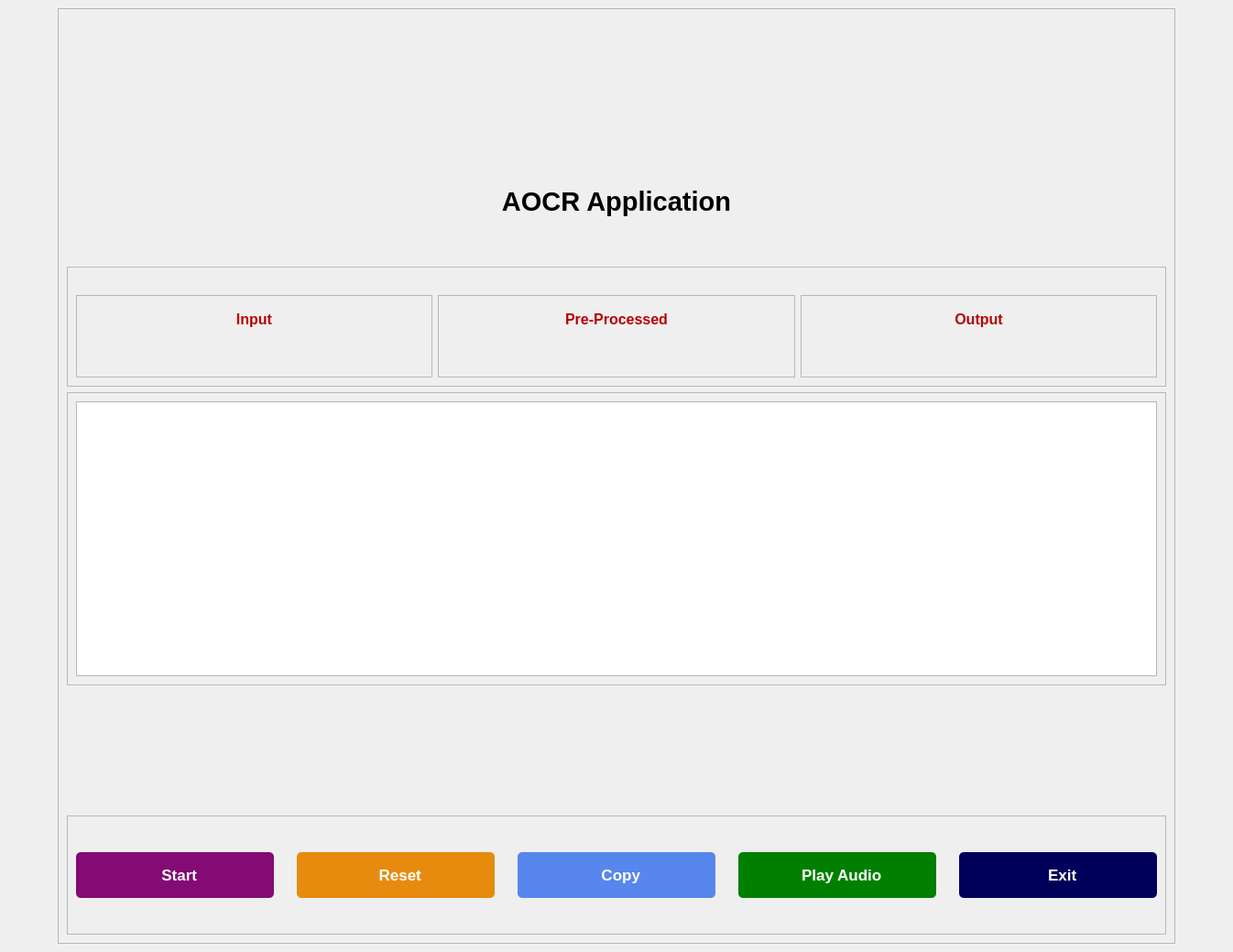
<?xml version="1.0" encoding="UTF-8"?>
<ui version="4.0">
 <class>MainWindow</class>
 <widget class="QMainWindow" name="MainWindow">
  <property name="geometry">
   <rect>
    <x>0</x>
    <y>0</y>
    <width>1346</width>
    <height>1039</height>
   </rect>
  </property>
  <property name="maximumSize">
   <size>
    <width>16777215</width>
    <height>16777215</height>
   </size>
  </property>
  <property name="windowTitle">
   <string>AOCR Software</string>
  </property>
  <property name="windowIcon">
   <iconset>
    <normaloff>assets/OCR-Icon.ico</normaloff>assets/OCR-Icon.ico</iconset>
  </property>
  <property name="iconSize">
   <size>
    <width>50</width>
    <height>30</height>
   </size>
  </property>
  <widget class="QWidget" name="centralwidget">
   <property name="maximumSize">
    <size>
     <width>16777215</width>
     <height>16777215</height>
    </size>
   </property>
   <layout class="QVBoxLayout" name="verticalLayout">
    <item alignment="Qt::AlignHCenter">
     <widget class="QFrame" name="frame">
      <property name="frameShape">
       <enum>QFrame::StyledPanel</enum>
      </property>
      <property name="frameShadow">
       <enum>QFrame::Raised</enum>
      </property>
      <layout class="QVBoxLayout" name="verticalLayout_6">
       <item>
        <widget class="QLabel" name="label_author">
         <property name="font">
          <font>
           <pointsize>10</pointsize>
           <weight>75</weight>
           <bold>true</bold>
          </font>
         </property>
         <property name="text">
          <string/>
         </property>
        </widget>
       </item>
       <item>
        <widget class="QLabel" name="label_title">
         <property name="font">
          <font>
           <pointsize>22</pointsize>
           <weight>75</weight>
           <bold>true</bold>
          </font>
         </property>
         <property name="text">
          <string>AOCR Application</string>
         </property>
         <property name="alignment">
          <set>Qt::AlignCenter</set>
         </property>
        </widget>
       </item>
       <item>
        <widget class="QFrame" name="frame_3">
         <property name="maximumSize">
          <size>
           <width>1300</width>
           <height>500</height>
          </size>
         </property>
         <property name="frameShape">
          <enum>QFrame::StyledPanel</enum>
         </property>
         <property name="frameShadow">
          <enum>QFrame::Raised</enum>
         </property>
         <layout class="QHBoxLayout" name="horizontalLayout_2">
          <property name="topMargin">
           <number>30</number>
          </property>
          <item>
           <widget class="QFrame" name="frame_4">
            <property name="frameShape">
             <enum>QFrame::StyledPanel</enum>
            </property>
            <property name="frameShadow">
             <enum>QFrame::Raised</enum>
            </property>
            <layout class="QVBoxLayout" name="verticalLayout_3">
             <item>
              <widget class="QLabel" name="label">
               <property name="font">
                <font>
                 <pointsize>12</pointsize>
                 <weight>75</weight>
                 <bold>true</bold>
                </font>
               </property>
               <property name="styleSheet">
                <string notr="true">color: rgb(182, 1, 1);</string>
               </property>
               <property name="text">
                <string>Input</string>
               </property>
               <property name="alignment">
                <set>Qt::AlignCenter</set>
               </property>
              </widget>
             </item>
             <item>
              <widget class="QLabel" name="label_inputImage">
               <property name="maximumSize">
                <size>
                 <width>16777215</width>
                 <height>16777215</height>
                </size>
               </property>
               <property name="text">
                <string/>
               </property>
               <property name="pixmap">
                <pixmap>assets/placeholder.png</pixmap>
               </property>
               <property name="scaledContents">
                <bool>true</bool>
               </property>
              </widget>
             </item>
            </layout>
           </widget>
          </item>
          <item>
           <widget class="QFrame" name="frame_5">
            <property name="frameShape">
             <enum>QFrame::StyledPanel</enum>
            </property>
            <property name="frameShadow">
             <enum>QFrame::Raised</enum>
            </property>
            <layout class="QVBoxLayout" name="verticalLayout_4">
             <item>
              <widget class="QLabel" name="label_2">
               <property name="font">
                <font>
                 <pointsize>12</pointsize>
                 <weight>75</weight>
                 <bold>true</bold>
                </font>
               </property>
               <property name="styleSheet">
                <string notr="true">color: rgb(182, 1, 1);</string>
               </property>
               <property name="text">
                <string>Pre-Processed</string>
               </property>
               <property name="alignment">
                <set>Qt::AlignCenter</set>
               </property>
              </widget>
             </item>
             <item>
              <widget class="QLabel" name="label_preprocessedImage">
               <property name="maximumSize">
                <size>
                 <width>16777215</width>
                 <height>16777215</height>
                </size>
               </property>
               <property name="text">
                <string/>
               </property>
               <property name="pixmap">
                <pixmap>assets/placeholder.png</pixmap>
               </property>
               <property name="scaledContents">
                <bool>true</bool>
               </property>
              </widget>
             </item>
            </layout>
           </widget>
          </item>
          <item>
           <widget class="QFrame" name="frame_6">
            <property name="frameShape">
             <enum>QFrame::StyledPanel</enum>
            </property>
            <property name="frameShadow">
             <enum>QFrame::Raised</enum>
            </property>
            <layout class="QVBoxLayout" name="verticalLayout_5">
             <item>
              <widget class="QLabel" name="label_3">
               <property name="font">
                <font>
                 <pointsize>12</pointsize>
                 <weight>75</weight>
                 <bold>true</bold>
                </font>
               </property>
               <property name="styleSheet">
                <string notr="true">color: rgb(182, 1, 1);</string>
               </property>
               <property name="text">
                <string>Output</string>
               </property>
               <property name="alignment">
                <set>Qt::AlignCenter</set>
               </property>
              </widget>
             </item>
             <item>
              <widget class="QLabel" name="label_outputImage">
               <property name="minimumSize">
                <size>
                 <width>0</width>
                 <height>0</height>
                </size>
               </property>
               <property name="maximumSize">
                <size>
                 <width>16777215</width>
                 <height>16777215</height>
                </size>
               </property>
               <property name="text">
                <string/>
               </property>
               <property name="pixmap">
                <pixmap>assets/placeholder.png</pixmap>
               </property>
               <property name="scaledContents">
                <bool>true</bool>
               </property>
              </widget>
             </item>
            </layout>
           </widget>
          </item>
         </layout>
        </widget>
       </item>
       <item alignment="Qt::AlignHCenter">
        <widget class="QScrollArea" name="scrollArea">
         <property name="minimumSize">
          <size>
           <width>1200</width>
           <height>300</height>
          </size>
         </property>
         <property name="maximumSize">
          <size>
           <width>16777215</width>
           <height>320</height>
          </size>
         </property>
         <property name="widgetResizable">
          <bool>true</bool>
         </property>
         <widget class="QWidget" name="scrollAreaWidgetContents">
          <property name="geometry">
           <rect>
            <x>0</x>
            <y>0</y>
            <width>1198</width>
            <height>298</height>
           </rect>
          </property>
          <layout class="QVBoxLayout" name="verticalLayout_2">
           <item>
            <widget class="QTextBrowser" name="textViewer"/>
           </item>
          </layout>
         </widget>
        </widget>
       </item>
       <item>
        <widget class="QLabel" name="label_message">
         <property name="font">
          <font>
           <pointsize>9</pointsize>
           <weight>75</weight>
           <bold>true</bold>
          </font>
         </property>
         <property name="styleSheet">
          <string notr="true">color: rgb(111, 40, 197)</string>
         </property>
         <property name="text">
          <string/>
         </property>
         <property name="alignment">
          <set>Qt::AlignCenter</set>
         </property>
        </widget>
       </item>
       <item>
        <widget class="QFrame" name="frame_2">
         <property name="frameShape">
          <enum>QFrame::StyledPanel</enum>
         </property>
         <property name="frameShadow">
          <enum>QFrame::Raised</enum>
         </property>
         <layout class="QHBoxLayout" name="horizontalLayout">
          <property name="spacing">
           <number>25</number>
          </property>
          <item>
           <widget class="QPushButton" name="button_start">
            <property name="minimumSize">
             <size>
              <width>0</width>
              <height>50</height>
             </size>
            </property>
            <property name="font">
             <font>
              <pointsize>13</pointsize>
              <weight>75</weight>
              <bold>true</bold>
             </font>
            </property>
            <property name="cursor">
             <cursorShape>PointingHandCursor</cursorShape>
            </property>
            <property name="styleSheet">
             <string notr="true">QPushButton {
	border-radius: 5px;
	background-color: rgb(131, 11, 115);
	color: white;
	font-weight: bold;
}

QPushButton:hover {
    background-color: rgba(131, 11, 115, 220);
}

QPushButton:pressed {
    background-color: rgba(131, 11, 115, 210);
}</string>
            </property>
            <property name="text">
             <string>  Start</string>
            </property>
            <property name="icon">
             <iconset>
              <normaloff>assets/start.png</normaloff>assets/start.png</iconset>
            </property>
           </widget>
          </item>
          <item>
           <widget class="QPushButton" name="button_reset">
            <property name="minimumSize">
             <size>
              <width>0</width>
              <height>50</height>
             </size>
            </property>
            <property name="font">
             <font>
              <pointsize>13</pointsize>
              <weight>75</weight>
              <bold>true</bold>
             </font>
            </property>
            <property name="cursor">
             <cursorShape>PointingHandCursor</cursorShape>
            </property>
            <property name="styleSheet">
             <string notr="true">QPushButton {
	border-radius: 5px;
	background-color: rgb(230, 139, 13);
	color: white;
	font-weight: bold;
}

QPushButton:hover {
    background-color: rgba(230, 139, 13, 220);
}

QPushButton:pressed {
    background-color: rgba(230, 139, 13, 210);
}</string>
            </property>
            <property name="text">
             <string>  Reset</string>
            </property>
            <property name="icon">
             <iconset>
              <normaloff>assets/reset.png</normaloff>assets/reset.png</iconset>
            </property>
            <property name="iconSize">
             <size>
              <width>25</width>
              <height>25</height>
             </size>
            </property>
           </widget>
          </item>
          <item>
           <widget class="QPushButton" name="button_copy">
            <property name="minimumSize">
             <size>
              <width>0</width>
              <height>50</height>
             </size>
            </property>
            <property name="font">
             <font>
              <pointsize>13</pointsize>
              <weight>75</weight>
              <bold>true</bold>
             </font>
            </property>
            <property name="cursor">
             <cursorShape>PointingHandCursor</cursorShape>
            </property>
            <property name="styleSheet">
             <string notr="true">QPushButton {
	border-radius: 5px;
	background-color: rgb(87, 134, 236);
	color: white;
	font-weight: bold;
}

QPushButton:hover {
    background-color: rgba(87, 134, 236. 220);
}

QPushButton:pressed {
    background-color: rgba(87, 134, 236, 210);
}</string>
            </property>
            <property name="text">
             <string>  Copy</string>
            </property>
            <property name="icon">
             <iconset>
              <normaloff>assets/copy.png</normaloff>assets/copy.png</iconset>
            </property>
            <property name="iconSize">
             <size>
              <width>23</width>
              <height>23</height>
             </size>
            </property>
           </widget>
          </item>
          <item>
           <widget class="QPushButton" name="button_playAudio">
            <property name="minimumSize">
             <size>
              <width>0</width>
              <height>50</height>
             </size>
            </property>
            <property name="font">
             <font>
              <pointsize>13</pointsize>
              <weight>75</weight>
              <bold>true</bold>
             </font>
            </property>
            <property name="cursor">
             <cursorShape>PointingHandCursor</cursorShape>
            </property>
            <property name="styleSheet">
             <string notr="true">QPushButton {
	border-radius: 5px;
	background-color: rgb(0, 127, 0);
	color: white;
	font-weight: bold;
}

QPushButton:hover {
    background-color: rgba(0, 127, 0, 220);
}

QPushButton:pressed {
    background-color: rgba(0, 127, 0, 210);
}</string>
            </property>
            <property name="text">
             <string>  Play Audio</string>
            </property>
            <property name="icon">
             <iconset>
              <normaloff>assets/play_audio.png</normaloff>assets/play_audio.png</iconset>
            </property>
            <property name="iconSize">
             <size>
              <width>23</width>
              <height>23</height>
             </size>
            </property>
           </widget>
          </item>
          <item>
           <widget class="QPushButton" name="button_exit">
            <property name="minimumSize">
             <size>
              <width>0</width>
              <height>50</height>
             </size>
            </property>
            <property name="font">
             <font>
              <pointsize>13</pointsize>
              <weight>75</weight>
              <bold>true</bold>
             </font>
            </property>
            <property name="cursor">
             <cursorShape>PointingHandCursor</cursorShape>
            </property>
            <property name="styleSheet">
             <string notr="true">QPushButton {
	border-radius: 5px;
	background-color: rgb(0, 0, 90);
	color: white;
	font-weight: bold;
}

QPushButton:hover {
    background-color: rgba(0, 0, 90, 220);
}

QPushButton:pressed {
    background-color: rgba(0, 0, 90, 210);
}</string>
            </property>
            <property name="text">
             <string>  Exit</string>
            </property>
            <property name="icon">
             <iconset>
              <normaloff>assets/exit.png</normaloff>assets/exit.png</iconset>
            </property>
            <property name="iconSize">
             <size>
              <width>22</width>
              <height>22</height>
             </size>
            </property>
           </widget>
          </item>
         </layout>
        </widget>
       </item>
      </layout>
     </widget>
    </item>
   </layout>
  </widget>
 </widget>
 <resources/>
 <connections/>
</ui>
